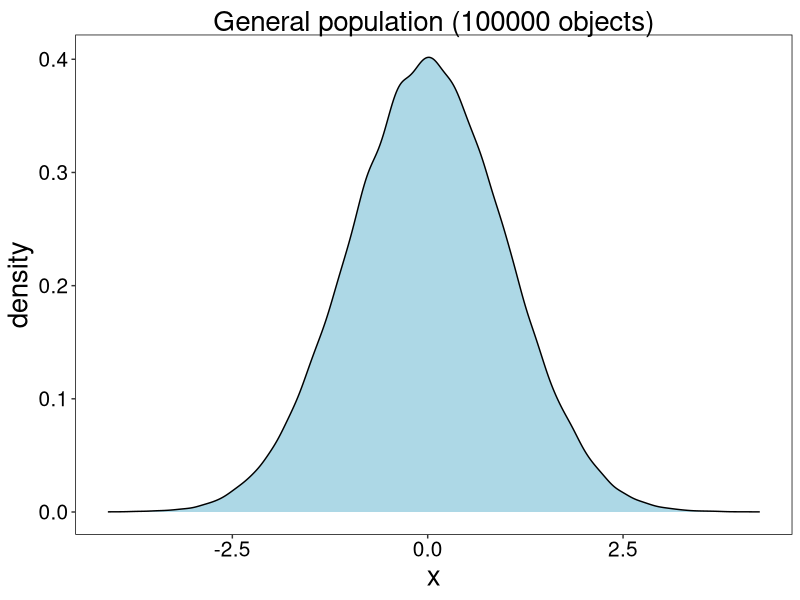
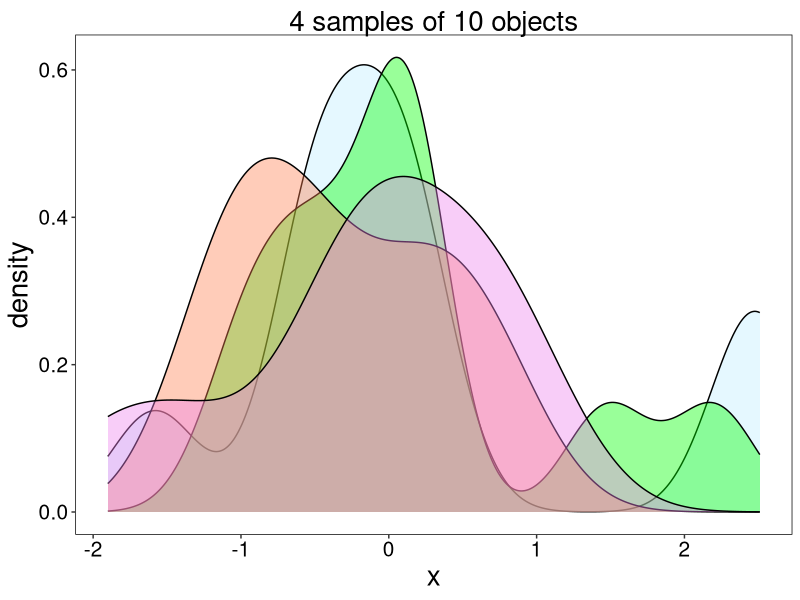
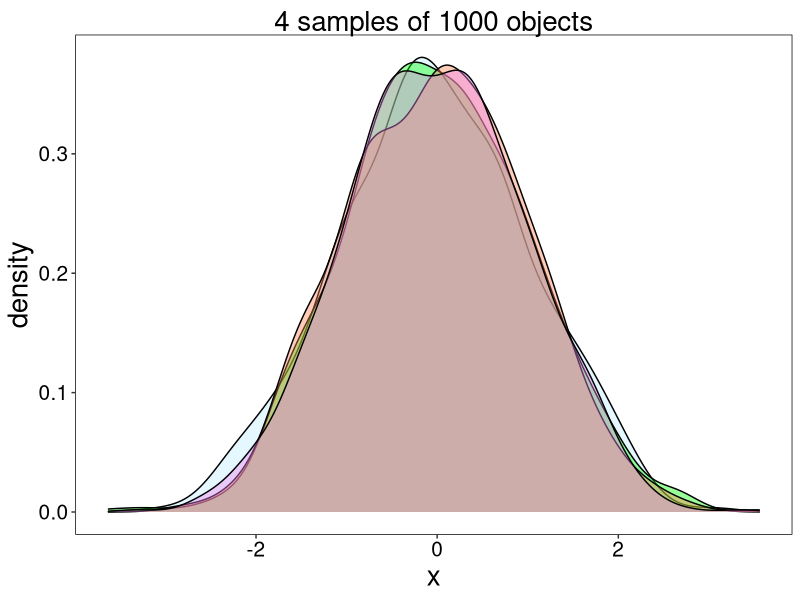
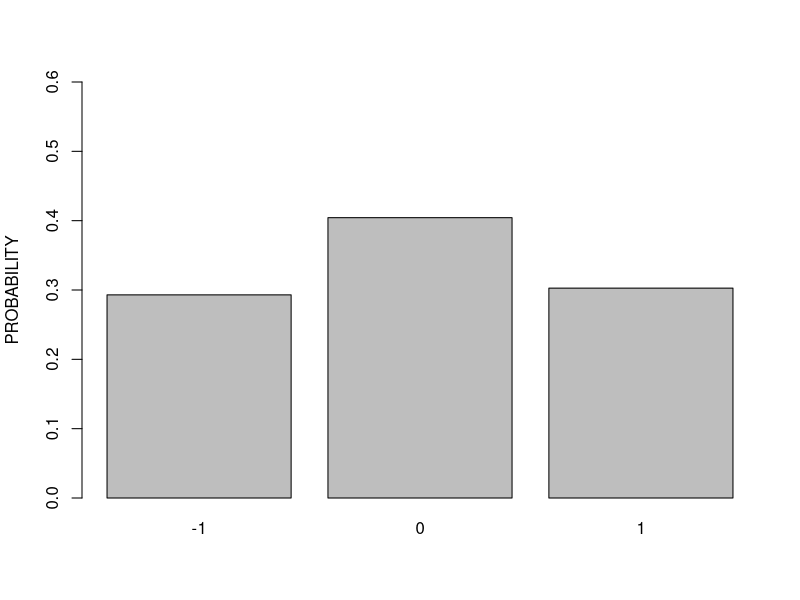
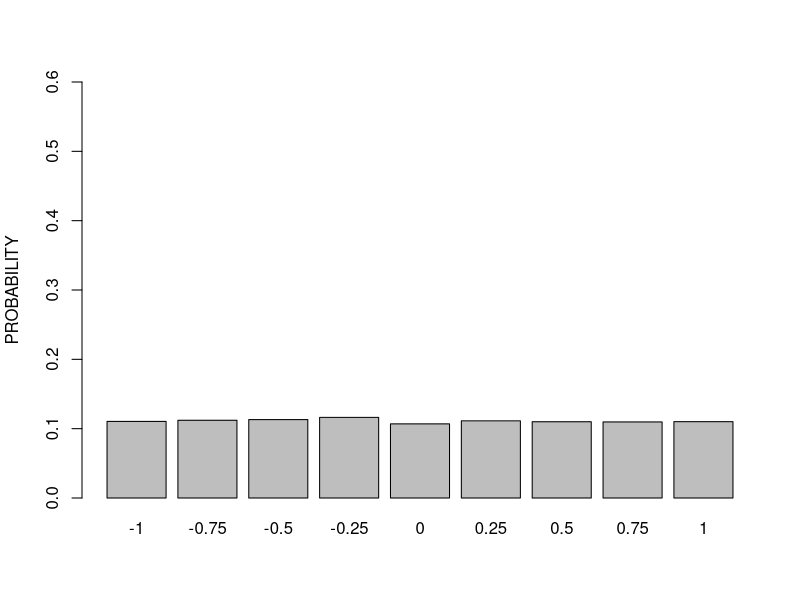
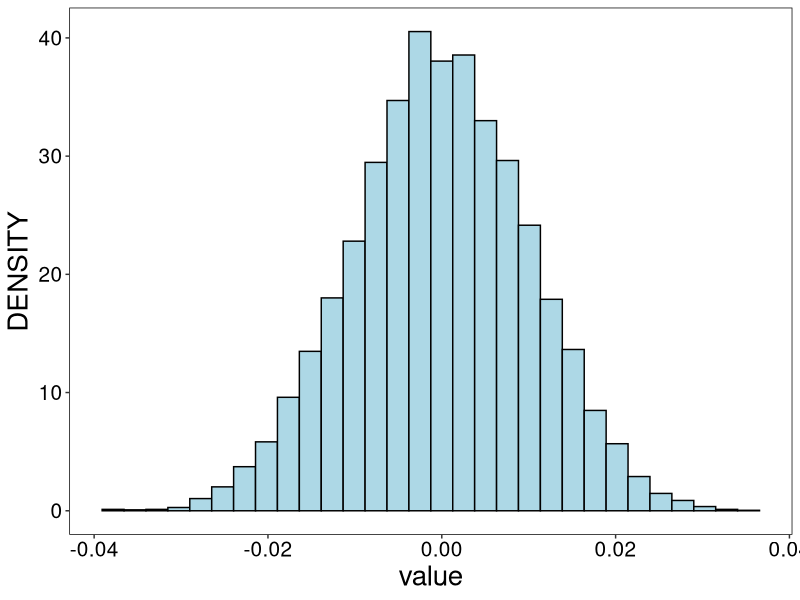
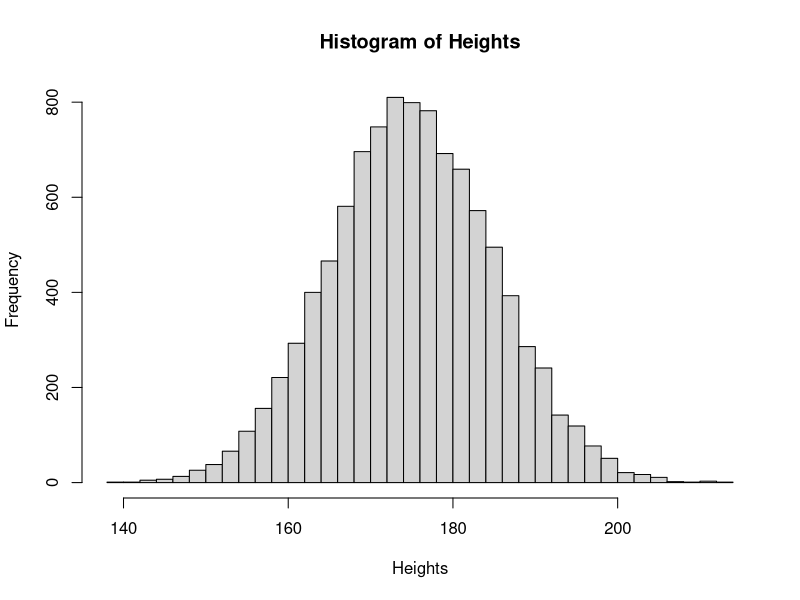
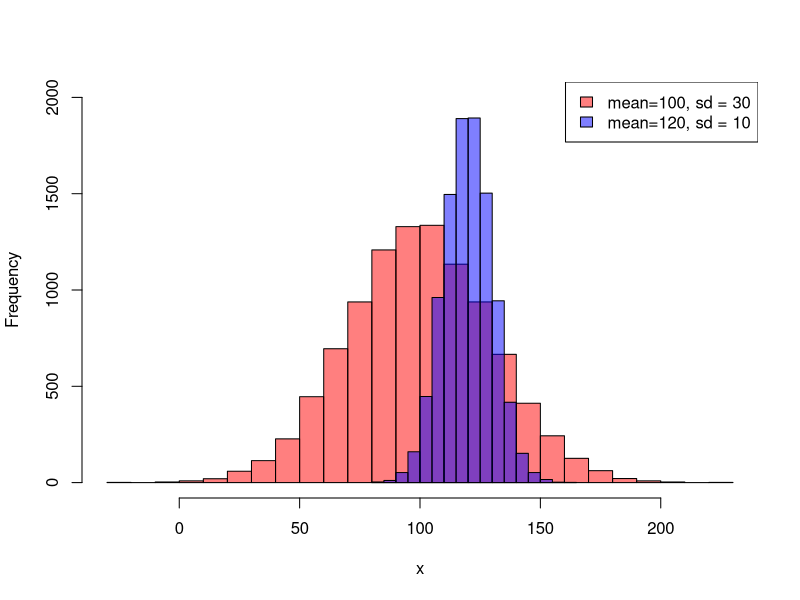

Source code (R) for these figures, in order:
## ---- chunk 1
knitr::opts_chunk$set(echo = F, fig.width = 8, fig.height = 4, dpi = 300)
library(dplyr)
library(tidyr)
library(ggplot2)

theme_custom <- theme(
    axis.text = element_text(size = 15),
    axis.title = element_text(size = 20),
    plot.title = element_text(size = 20, hjust = 0.5),
    plot.subtitle = element_text(size = 15, hjust = 0.5),
    legend.title = element_text(size = 15),
    legend.text = element_text(size = 15),
    panel.background = element_rect(fill = "white"), 
    panel.grid = element_blank()
  )

theme_set(theme_custom)
## ---- chunk 2
normgenpop = rnorm(100000) %>%  as.data.frame(nm = 'x')
normgenpop %>% ggplot(aes(x=x)) +
geom_density(col='black', fill="lightblue") +
labs(title='General population (100000 objects)')
    # theme(title = element_text(size=20))

# normgenpop = rnorm(100000) 
# hist(normgenpop, br=50, xlab='X', main = 'General population')
## ---- chunk 3
ggplot() + 
  geom_density(data=sample_n(normgenpop, 10), fill='lightblue1',
                 aes(x=x), alpha=0.4) +
  geom_density(data=sample_n(normgenpop, 10),fill='green', 
                 aes(x=x), alpha=0.4) + 
  geom_density(data=sample_n(normgenpop, 10), fill='coral',
                 aes(x=x), alpha=0.4) + 
  geom_density(data=sample_n(normgenpop, 10), fill = 'violet',
                 aes(x=x), alpha=0.4) +
  # theme_classic() +
  labs(title='4 samples of 10 objects')
  # theme(title = element_text(size=20))
## ---- chunk 4
ggplot() + 
  geom_density(data=sample_n(normgenpop, 1000), fill='lightblue1',
                 aes(x=x), alpha=0.4) +
  geom_density(data=sample_n(normgenpop, 1000),fill='green', 
                 aes(x=x), alpha=0.4) + 
  geom_density(data=sample_n(normgenpop, 1000), fill='coral',
                 aes(x=x), alpha=0.4) + 
  geom_density(data=sample_n(normgenpop, 1000), fill = 'violet',
                 aes(x=x), alpha=0.4) +
  # theme_classic() + 
  labs(title='4 samples of 1000 objects') 
  # theme(title = element_text(size=20))
## ---- chunk 5
#| fig-height: 6
#| fig-width: 6

sample(c(-1,0,1), 10000, replace = T, prob = c(0.3, 0.4, 0.3)) |> 
  table() |>  prop.table() |> 
  barplot(ylim = c(0,0.6), ylab='PROBABILITY')
## ---- chunk 6

#| fig-height: 6
#| fig-width: 6

sample(seq(-1,1,0.25), 10000, replace = T) |> 
  table() |>  prop.table() |> 
  barplot(ylim = c(0,0.6), ylab='PROBABILITY')

## ---- chunk 7
rnorm(mean=0, sd = 0.01, n = 10000) |> as.data.frame(nm='value') |> 
ggplot() + 
  geom_histogram(aes(x = value, y = after_stat(density)), 
                 # binwidth=0.2, 
                 col='black', fill='lightblue') +
  # xlim(c(-1,11)) + 
  ylab('DENSITY')
## ---- chunk 8
Heights = rnorm(10000, mean = 175, sd = 10)
hist(Heights, breaks = 30, freq = T,
     # main = 'Sample distribution of 10000 people\'s heights' 
     )
## ---- chunk 9
Heights_sd30 = rnorm(10000, mean = 100, sd = 30)
Heights_sd10 = rnorm(10000, mean = 120, sd = 10)

hist(Heights_sd30, breaks = 30, freq = T, 
     col = rgb(1, 0, 0, alpha = 0.5), ylim= c(0, 2000), 
     main='', xlab='x')
hist(Heights_sd10, breaks = 20, freq = T, 
     col = rgb(0, 0, 1, alpha = 0.5), add = TRUE)

legend("topright", legend = c("mean=100, sd = 30", "mean=120, sd = 10"), 
       fill = c(rgb(1, 0, 0, alpha = 0.5),
                rgb(0, 0, 1, alpha = 0.5)))
## ---- chunk 10
hist(Heights, breaks = 30, freq = T, ylim = c(0,1000))

abline(v=mean(Heights), col='green', lwd=5)
text(mean(Heights)+0.4*sd(Heights), 900, 'Mean', cex=1, )

abline(v=mean(Heights)+sd(Heights), col='blue', lwd=5)
abline(v=mean(Heights)-sd(Heights), col='blue', lwd=5)
text(mean(Heights), 500, '68%', cex=2, col = "blue")

text(mean(Heights)+1.4*sd(Heights), 900, ' + SD', cex=1)


abline(v=mean(Heights)+2*sd(Heights), col='orange', lwd=5)
abline(v=mean(Heights)-2*sd(Heights), col='orange', lwd=5)
text(mean(Heights)+1.5*sd(Heights), 500, '95%', 
     cex=1.5, col = "orange")

text(mean(Heights)+2.4*sd(Heights), 900, ' + 2 SD', cex=1)

abline(v=mean(Heights)+3*sd(Heights), col='red', lwd=5)
abline(v=mean(Heights)-3*sd(Heights), col='red', lwd=5)
text(mean(Heights)+2.5*sd(Heights), 500, '99.7%', 
     cex=1.3, col = "red")

text(mean(Heights)+3.4*sd(Heights), 900, ' + 3 SD', cex=1)

## ---- chunk 11
raindrops = runif(10000, min=0, max=10)

hist(raindrops, 
     breaks = 30, 
     freq = T,
     xlab = 'Coordinate',
     main = 'Sample distribution of a raindrop falling on\na line from 0 to 10 (10000 raindrops)')
# Probability of raindrop
## ---- chunk 12

ggplot() +
  geom_density(data=rexp(rate = 1, n=100000) %>% data.frame(value = .),
               aes(x=value,  col='1'),
               # col='red'
               ) +
  geom_density(data=rexp(rate = 5, n=100000) %>% data.frame(value = .), 
               aes(x=value, col='5'),
               # col='blue'
               ) +
  xlim(c(0,3)) + 
  scale_color_manual(values=c('1'='red', '5'='blue'), 
                     name='Lambda')
## ---- chunk 13
coin_toss = rbinom(10000, size = 100, p=0.5)
hist(coin_toss, breaks = 30, freq = T,
     xlab = 'Number of heads received (k)', 
     ylab = "Number of experiments",
     main = 'Sample distribution of successes in 10000 experiments of 10x coin tosses')
## ---- chunk 14

coin_toss_100 = rbinom(10000, size = 100, p=0.5)
coin_toss_10 = rbinom(10000, size = 10, p=0.5)

coin_toss_left = rbinom(10000, size = 10, p=0.25)
coin_toss_right = rbinom(10000, size = 10, p=0.75)

par(mfrow=c(1,2))
hist(coin_toss_left, breaks = 10, freq = T, 
     xlab = 'Number of heads received (k)', 
     ylab = "Number of experiments",
     main = "", 
     xlim=c(0, 12), 
     ylim = c(0,3500),
     col = rgb(0, 0, 1, alpha = 0.5))

hist(coin_toss_right, breaks = 10, freq = T, 
     xlab = 'Number of heads received (k)', 
     ylab = "Number of experiments",
     main = "", add=T, 
     col = rgb(1, 0, 0, alpha = 0.5))


legend("topright", legend = c("p=0.75",
                              "p=0.25"), 
       fill = c(rgb(1, 0, 0, alpha = 0.5),
                rgb(0, 0, 1, alpha = 0.5)))

hist(coin_toss_100, breaks = 20, freq = T, 
     xlab = 'Number of heads received (k)', 
     ylab = "Number of experiments",
     main = "", 
     xlim=c(0, 100), 
     ylim = c(0,2500),
     col = rgb(1, 0, 0, alpha = 0.5))

hist(coin_toss_10, breaks = 10, freq = T, 
     add=T, 
     col = rgb(0, 0, 1, alpha = 0.5))

legend("topright", legend = c("n=10",
                              "n=100"), 
       fill = c(rgb(0, 0, 1, alpha = 0.5),
                rgb(1, 0, 0, alpha = 0.5)))
## ---- chunk 15
pois_rand = rpois(10000, 10)

hist(pois_rand, breaks = 30, freq = T, 
     xlab = 'Number of successes',
     main = 'Sample distribution of the number of \nlightning strikes per hour (10 expected, recorded 10000 h)',
     xlim = c(0, 30))
## ---- chunk 16
pois_rand = rpois(10000, 10)
pois_rand_2 = rpois(10000, 60)
pois_rand_3 = rpois(10000, 3)

hist(pois_rand, breaks = 30, freq = T, 
     xlab = 'Number of successes',
     # ylab = "Number of experiments", 
     ylim = c(0, 2800),
     xlim = c(0, 100),
     main = "",
     col = rgb(0, 0, 1, alpha = 0.5),
     )

hist(pois_rand_2, breaks = 30, freq = T,
     col = rgb(0, 1, 0, alpha = 0.5),
     add = T)

hist(pois_rand_3, breaks = 10, freq = T, 
     col = rgb(1, 0, 0, alpha = 0.5),
     add = T)


legend("topright", legend = c("lambda=3", 
                              "lambda=10",
                              "lambda=60"), 
       fill = c(rgb(1, 0, 0, alpha = 0.5),
                rgb(0, 0, 1, alpha = 0.5),
                rgb(0, 1, 0, alpha = 0.5)))
## ---- chunk 17
mode_fun = function(x) x %>% table() %>% sort(decreasing = T) %>% head(1) %>% names() %>% as.numeric()
## ---- chunk 18
twomodes = c(rbinom(10000, 31, 0.4), rbinom(10000, 31, 0.7))

hist(twomodes, breaks=30, 
     main=NULL,
     xlab='X')
abline(v = 30*0.4, lwd=3, col='red')
abline(v = 31*0.7, lwd=3, col='red')
abline(v = mean(twomodes), lwd=3, col='blue')
abline(v = median(twomodes), lwd=3, col='green3')

legend("topright",
       col = c('red', 'blue', 'green3'), 
       legend = c('modes', 'mean', "median"), 
        lwd = 3, bty = "n")

## ---- chunk 19
expsmall = rexp(10000, 10)

hist(expsmall, breaks=30, 
     main=NULL,
     xlab='X')
abline(v = mode_fun(expsmall), lwd=3, col='red')
abline(v = mean(expsmall), lwd=3, col='blue')
abline(v = median(expsmall), lwd=3, col='green3')

legend("topright",
       col = c('red', 'blue', 'green3'), 
       legend = c('mode', 'mean', "median"), 
        lwd = 3, bty = "n")

## ---- chunk 20
normoutlier = c(rnorm(100), 50, 50, 50)

hist(normoutlier, breaks=60, 
     main=NULL,
     xlab='X')
# abline(v = 0, lwd=3, col='red')
abline(v = mean(normoutlier), lwd=3, col='blue')
abline(v = median(normoutlier), lwd=3, col='green3')

# text(x=7, y=10, label='mean')

legend("topright",
       col = c(
         # 'red',
         'blue', 'green3'), 
       legend = c(
         # 'mode',
         'mean', "median"), 
        lwd = 3, bty = "n")

## ---- chunk 21
rnorm(n=5, mean=100, sd=10)
## ---- chunk 22
dnorm(x=100, mean=100, sd=10)
## ---- chunk 23
pnorm(q = 80, mean=100, sd=10) # prob to obtain any value less than 80
pnorm(q = c(70,80,90,110,120,130), mean=100, sd=10)
## ---- chunk 24
qnorm(p = c(0.003, 0.05, 0.16, 0.84, 0.95, 0.997), mean=100, sd=10)
## ---- chunk 25
sample_size = 100 
n_samples = 1000

df_trial <- data.frame(
  sample_ID = rep(1:n_samples, each=sample_size),
  value = runif(sample_size*n_samples, 0, 10)
  # value = rnorm(sample_size*n_samples, 0, 2)
  # value = rexp(sample_size*n_samples, 1)
  )

df_trial |> group_by(sample_ID) |> 
  summarize(m = mean(value)) |> 
  ggplot() + geom_histogram(aes(x=m), bins=30, col='black', fill='skyblue')
## ---- chunk 26
sample_size = 1000
n_samples = 1000

df_trial <- data.frame(
  sample_ID = rep(1:n_samples, each=sample_size),
  value = runif(sample_size*n_samples, 0, 10)
  # value = rnorm(sample_size*n_samples, 0, 2)
  # value = rexp(sample_size*n_samples, 1)
  )

df_trial |> group_by(sample_ID) |> 
  summarize(m = mean(value)) |> 
  ggplot() + geom_histogram(aes(x=m), bins=30, col='black', fill='skyblue')
## ---- chunk 27
sample_size = 1000
n_samples = 1000

df_trial <- data.frame(
  sample_ID = rep(1:n_samples, each=sample_size),
  # value = runif(sample_size*n_samples, 0, 10)
  # value = rnorm(sample_size*n_samples, 0, 2)
  value = rexp(sample_size*n_samples, 2)
  )

df_trial |> group_by(sample_ID) |> 
  summarize(m = mean(value)) |> 
  ggplot() + geom_histogram(aes(x=m), bins=30, col='black', fill='skyblue')
## ---- chunk 28
se = function(x){
  sd(x)/(sqrt(length(x)))
}
## ---- chunk 29
sample_size = 100 
n_samples = 10000

df_trial <- tibble(
  sample_ID = rep(1:n_samples, each=sample_size),
  value = runif(sample_size*n_samples, 0, 10)
  )

df_standart = df_trial |> group_by(sample_ID) |> 
  summarize(m = mean(value)) |> 
  mutate(z_m = (m - mean(m))/sd(m)) 

 df_standart |> 
  ggplot() + 
  geom_density(aes(x=m, fill='Before'),
               # bins=30, col='black',
               # fill='skyblue'
               ) +
  geom_density(aes(x=z_m, fill='After'),
               # bins=30, col='black', 
               # fill='red3'
               ) +
  
   scale_fill_manual(values=c('Before'='skyblue', 'After'='red3'), 
                     name='Standartization')
## ---- chunk 30
 df_standart |> 
  ggplot() + 
  geom_density(aes(x=z_m), fill='red3', alpha=.4
               # bins=30, col='black', 
               # fill='red3'
               ) +
  geom_vline(aes(xintercept = sd(z_m)), color='blue', lty=2, size=1.2) +
  geom_vline(aes(xintercept = -sd(z_m)), color='blue', lty=2, size=1.2) +
  geom_vline(aes(xintercept = 2*sd(z_m)), color='orange', lty=2, size=1.2) +
  geom_vline(aes(xintercept = -2*sd(z_m)), color='orange', lty=2, size=1.2) +
  geom_vline(aes(xintercept = 3*sd(z_m)), color='red', lty=2, size=1.2) +
  geom_vline(aes(xintercept = -3*sd(z_m)), color='red', lty=2, size=1.2) +
  xlab('Standartisized value')
## ---- chunk 31
 df_standart |> 
  ggplot() + 
  geom_density(aes(x=z_m), fill='red3', alpha=.4
               # bins=30, col='black', 
               # fill='red3'
               ) +
  geom_vline(aes(xintercept = sd(z_m)), color='blue', lty=2, size=1.5) +
  geom_vline(aes(xintercept = -sd(z_m)), color='blue', lty=2, size=1.5) +
  geom_vline(aes(xintercept = 2*sd(z_m)), color='orange', lty=2, size=1.5) +
  geom_vline(aes(xintercept = -2*sd(z_m)), color='orange', lty=2, size=1.5) +
  geom_vline(aes(xintercept = 3*sd(z_m)), color='red', lty=2, size=1.5) +
  geom_vline(aes(xintercept = -3*sd(z_m)), color='red', lty=2, size=1.5) +
  xlab('Standartisized value')
## ---- chunk 32
 df_standart |> 
  ggplot() + 
  geom_density(aes(x=z_m), fill='red3', alpha=.4
               # bins=30, col='black', 
               # fill='red3'
               ) +
  geom_vline(aes(xintercept = sd(z_m)), color='blue', lty=2, size=1.5) +
  geom_vline(aes(xintercept = -sd(z_m)), color='blue', lty=2, size=1.5) +
  geom_vline(aes(xintercept = 2*sd(z_m)), color='orange', lty=2, size=1.5) +
  geom_vline(aes(xintercept = -2*sd(z_m)), color='orange', lty=2, size=1.5) +
  geom_vline(aes(xintercept = 3*sd(z_m)), color='red', lty=2, size=1.5) +
  geom_vline(aes(xintercept = -3*sd(z_m)), color='red', lty=2, size=1.5) +
  xlab('Standartisized value')
## ---- chunk 33
#| fig-height: 7
#| fig-width: 10

sample_size = 100
n_samples = 1000
true_mean=5


df_trial <- tibble(
  sample_ID = rep(1:n_samples, each=sample_size),
  value = rnorm(sample_size*n_samples, true_mean, 2)
  )

quantiles = qnorm(0, 1, p = c(0.025, 0.975))

df_ci = df_trial |> group_by(sample_ID) |> 
  summarize(mu = mean(value), 
            se_sample = se(value), 
            conf.min = mu + quantiles[1] * se_sample,
            conf.max = mu + quantiles[2] * se_sample) |> 
  mutate(out = ifelse((true_mean < conf.max) & (true_mean > conf.min), 'ok', 'missed'))

df_ci |>  
  ggplot(aes(y=sample_ID)) +
  geom_errorbar(aes(xmin = conf.min, xmax = conf.max, col=out)) +
  geom_vline(aes(xintercept = 5), col='red', lty=2, size=2) +
  labs(y="Sample", color='CI covers true mean') 
  
  

## ---- chunk 34
table(df_ci$out)
## ---- chunk 35
qnorm(c(0.025, 0.975), mean=0, sd=1)
## ---- chunk 36
qt(c(0.025, 0.975), df=13)
## ---- chunk 37
qt(c(0.025, 0.975), df=50)
